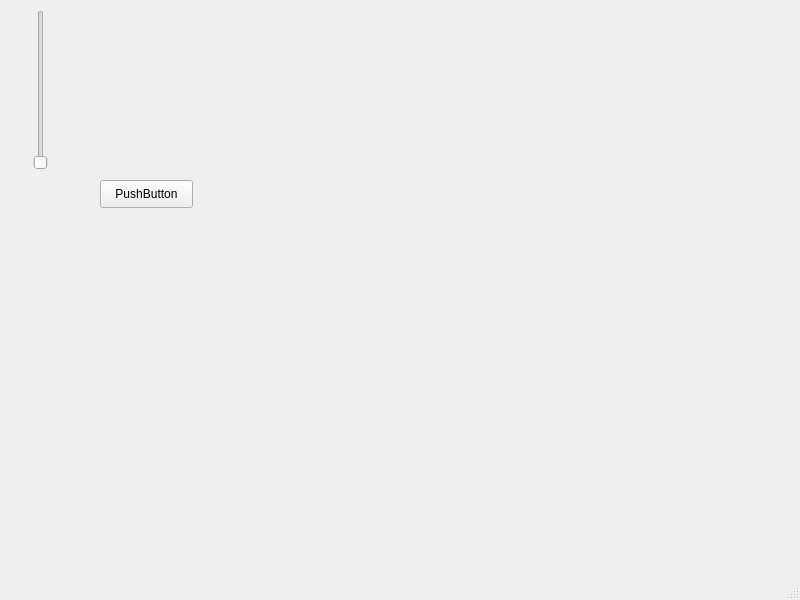
<?xml version="1.0" encoding="UTF-8"?>
<ui version="4.0">
 <class>main</class>
 <widget class="QMainWindow" name="main">
  <property name="geometry">
   <rect>
    <x>0</x>
    <y>0</y>
    <width>800</width>
    <height>600</height>
   </rect>
  </property>
  <property name="windowTitle">
   <string>main</string>
  </property>
  <widget class="QWidget" name="centralwidget">
   <widget class="QSlider" name="verticalSlider">
    <property name="geometry">
     <rect>
      <x>30</x>
      <y>10</y>
      <width>22</width>
      <height>160</height>
     </rect>
    </property>
    <property name="orientation">
     <enum>Qt::Vertical</enum>
    </property>
   </widget>
   <widget class="QPushButton" name="pushButton">
    <property name="geometry">
     <rect>
      <x>100</x>
      <y>180</y>
      <width>93</width>
      <height>28</height>
     </rect>
    </property>
    <property name="text">
     <string>PushButton</string>
    </property>
   </widget>
  </widget>
  <widget class="QMenuBar" name="menubar">
   <property name="geometry">
    <rect>
     <x>0</x>
     <y>0</y>
     <width>800</width>
     <height>26</height>
    </rect>
   </property>
  </widget>
  <widget class="QStatusBar" name="statusbar"/>
 </widget>
 <resources/>
 <connections>
  <connection>
   <sender>pushButton</sender>
   <signal>clicked()</signal>
   <receiver>pushButton</receiver>
   <slot>animateClick()</slot>
   <hints>
    <hint type="sourcelabel">
     <x>159</x>
     <y>230</y>
    </hint>
    <hint type="destinationlabel">
     <x>159</x>
     <y>230</y>
    </hint>
   </hints>
  </connection>
 </connections>
</ui>
